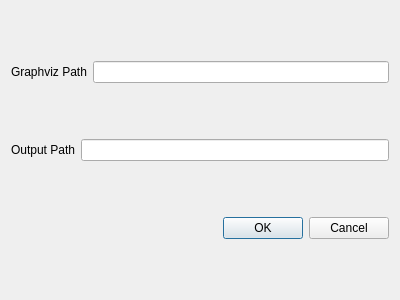
<?xml version="1.0" encoding="UTF-8"?>
<ui version="4.0">
 <class>GraphvizDialog</class>
 <widget class="QDialog" name="GraphvizDialog">
  <property name="geometry">
   <rect>
    <x>0</x>
    <y>0</y>
    <width>400</width>
    <height>300</height>
   </rect>
  </property>
  <property name="windowTitle">
   <string>Dialog</string>
  </property>
  <layout class="QVBoxLayout" name="verticalLayout">
   <item>
    <layout class="QHBoxLayout" name="horizontalLayout">
     <item>
      <widget class="QLabel" name="label">
       <property name="text">
        <string>Graphviz Path</string>
       </property>
      </widget>
     </item>
     <item>
      <widget class="QLineEdit" name="Line_Edit_Graphviz"/>
     </item>
    </layout>
   </item>
   <item>
    <layout class="QHBoxLayout" name="horizontalLayout_2">
     <item>
      <widget class="QLabel" name="label_2">
       <property name="text">
        <string>Output Path</string>
       </property>
      </widget>
     </item>
     <item>
      <widget class="QLineEdit" name="Line_Edit_Output"/>
     </item>
    </layout>
   </item>
   <item>
    <layout class="QHBoxLayout" name="horizontalLayout_3">
     <item>
      <spacer name="horizontalSpacer">
       <property name="orientation">
        <enum>Qt::Horizontal</enum>
       </property>
       <property name="sizeHint" stdset="0">
        <size>
         <width>40</width>
         <height>20</height>
        </size>
       </property>
      </spacer>
     </item>
     <item>
      <widget class="QPushButton" name="OK_PushButton">
       <property name="text">
        <string>OK</string>
       </property>
      </widget>
     </item>
     <item>
      <widget class="QPushButton" name="Cancel_PushButton">
       <property name="text">
        <string>Cancel</string>
       </property>
      </widget>
     </item>
    </layout>
   </item>
  </layout>
 </widget>
 <resources/>
 <connections/>
</ui>
